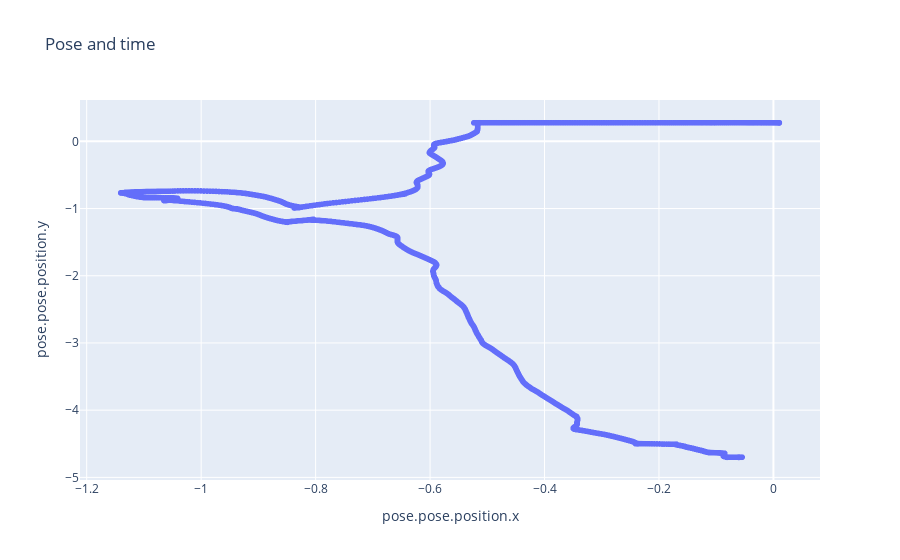

Notebook cell for this chart:
### Code cell
df =df3[['Time',"pose.pose.position.x","pose.pose.position.y"]]

fig = px.line(df, x="pose.pose.position.x", y="pose.pose.position.y", hover_data=["Time"],title="Pose and time")
fig.update_traces(mode="markers+lines")
#markers+lines
fig.show()

### Figure 1 — Plotly figure (JSON) as saved in the notebook; plotly's stock layout.template omitted (floating-point values rounded to 4 significant figures; data arrays with more than 128 entries replaced by an {"elided": "..."} marker saying what was removed)
{"data": [{"customdata": {"elided": "2423x1 float values"}, "hovertemplate": "pose.pose.position.x=%{x}<br>pose.pose.position.y=%{y}<br>Time=%{customdata[0]}<extra></extra>", "legendgroup": "", "line": {"color": "#636efa", "dash": "solid"}, "mode": "markers+lines", "name": "", "showlegend": false, "type": "scattergl", "x": {"elided": "2423 float values"}, "xaxis": "x", "y": {"elided": "2423 float values"}, "yaxis": "y"}], "layout": {"legend": {"tracegroupgap": 0}, "title": {"text": "Pose and time"}, "xaxis": {"anchor": "y", "domain": [0, 1], "title": {"text": "pose.pose.position.x"}}, "yaxis": {"anchor": "x", "domain": [0, 1], "title": {"text": "pose.pose.position.y"}}}}
